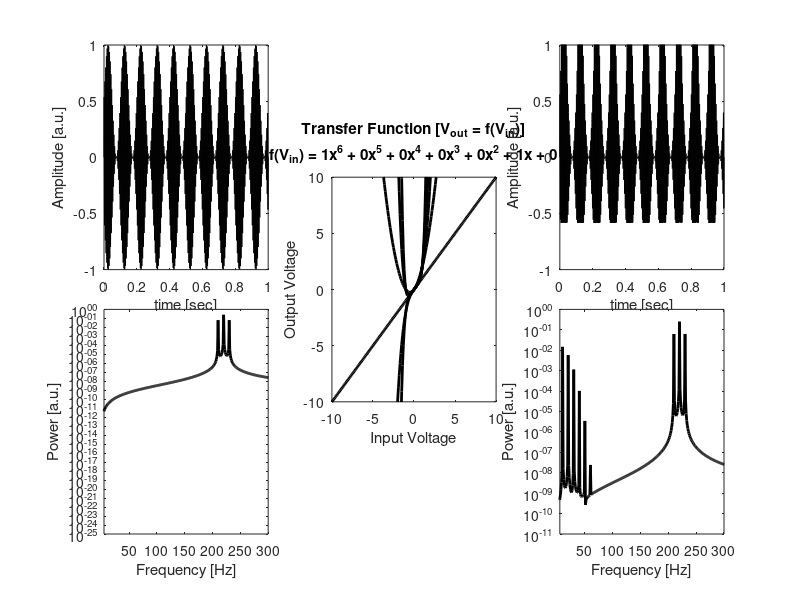
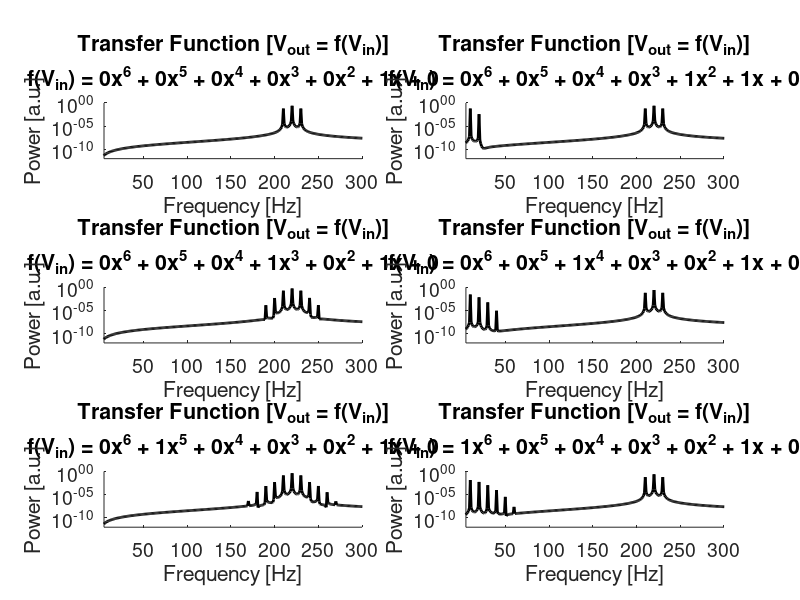

Write MATLAB code to recreate these figures, in order.
clear;
close all;
clc;

SignalType = 'AM'; % TI = Temporal Interference, AM = amplitude modulation, carrier = sinewave at fc

%% create AM signal
fs          = 10000;
amp         = 1;
carrierFreq = 220;
modulFreq   = 10;
t           = linspace(0,1,fs);%from 0 to 1

time = linspace(0,1,fs);

modulSignal     = 0.5*sin(fs*2*pi*modulFreq*t) + 0.5;
carrierSignal   = sin(fs*2*pi*carrierFreq*t);
%signalIn        = carrierSignal;

%% temporal interference
f1 = 200;
f2 = 210;

sig1 = sin(fs*2*pi*f1*t);
sig2 = sin(fs*2*pi*f2*t);

switch SignalType
    case 'AM'
        signalIn        = modulSignal.*carrierSignal;
    case 'carrier'
        signalIn = carrierSignal;
    case 'TI'
        signalIn = (sig1+sig2)/2;
end
        
runPlot = figure;
summaryPlot = figure;
%% plot Input signal
coeff = 1;
for iter = 1:6
    
    ampCoeff = [0 0 0 0 0 1 0];
    
    ampCoeff(7-iter) = 1;
    
    figure(runPlot);
    set(gcf, 'position', get(0,'screensize'))
    
    %i = 5e-4;
    %for i = [0 1e-10 1e-9 1e-8 1e-7 1e-6 1e-5 1e-4 1e-3 1e-2 1e-1 1e-0]
    
    subplot(4,3,[1 4]);
    plot(time, signalIn, 'k');
    xlabel('time [sec]');
    ylabel('Amplitude [a.u.]');
    temp = signalIn;
    
    %win = window(@hamming,length(signalIn));
    %signalIn = signalIn.*win';
    
    %% Frequency spectrum of Input signal
    InpComplex          = fft(signalIn);
    Amp2                = abs(InpComplex/length(signalIn));
    InpSpect            = Amp2(1:length(signalIn)/2+1);
    InpSpect(2:end-1)   = 2*InpSpect(2:end-1);
    Freq                = fs*(0:(length(signalIn)/2))/length(signalIn);
    
    InpSpect = power(InpSpect,2);
    
    signalIn = temp;
    
    %% plot Input spectrum
    subplot(4,3,[7 10]);
    plot(Freq,InpSpect, 'k', 'LineWidth', 2); xlim([5 300]);
    set(gca, 'YScale', 'log');
    xlabel('Frequency [Hz]');
    ylabel('Power [a.u.]');
    %% create transfer function
    testInput = [-20:0.1:20];
    
    transF = polyval(ampCoeff, testInput);
    
    formulaString = 'f(V_i_n) = ';
    for i = 1:length(ampCoeff)
        if ampCoeff(i) < 0
            
            if length(ampCoeff)-i == 1
                formulaString = [formulaString, ' - ', num2str(abs(ampCoeff(i))) 'x'];
            elseif length(ampCoeff)-i == 0
                formulaString = [formulaString, ' - ', num2str(abs(ampCoeff(i)))];
            else
                formulaString = [formulaString, ' - ', num2str(abs(ampCoeff(i))) 'x^', num2str(length(ampCoeff)-i)];
            end
            
        elseif i == 1
            formulaString = [formulaString, num2str(abs(ampCoeff(i))) 'x^', num2str(length(ampCoeff)-i)];
        else
            if length(ampCoeff)-i == 1
                formulaString = [formulaString, ' + ', num2str(abs(ampCoeff(i))) 'x'];
            elseif length(ampCoeff)-i == 0
                formulaString = [formulaString, ' + ', num2str(abs(ampCoeff(i)))];
            else
                formulaString = [formulaString, ' + ', num2str(abs(ampCoeff(i))) 'x^', num2str(length(ampCoeff)-i)];
            end
        end
        
    end
    
    
    
    subplot(4,3,[5 8]);
    plot(testInput,transF, 'k', 'LineWidth', 2); hold on; ylim([-10 10]); xlim([-10 10]);
    %plot([-amp amp; -amp amp], [-100 -100; 100 100], 'r--', 'LineWidth', 2);
    %plot([-100 -100; 100 100],[-amp amp; -amp amp], 'r--', 'LineWidth', 2);
    %set(gca, 'XTick', -50:10:50);
    xlabel('Input Voltage');
    ylabel('Output Voltage');
    title(sprintf(['Transfer Function [V_o_u_t = f(V_i_n)]',  '\n', formulaString ]));
    
    %% Evaluate Input signal with transfer function
    %signalOut   = 40*sigmf(signalIn,[0.1 0])-20;
    signalOut   = polyval(ampCoeff, signalIn);
    
    %% plot Output signal
    subplot(4,3,[3 6]);
    plot(time, signalOut, 'k'); ylim([-amp amp]);
    xlabel('time [sec]');
    ylabel('Amplitude [a.u.]');
    %% Frequency spectrum of Output signal
    OutpComplex          = fft(signalOut);
    Amp2                = abs(OutpComplex/length(signalOut));
    OutpSpect            = Amp2(1:length(signalOut)/2+1);
    OutpSpect(2:end-1)   = 2*OutpSpect(2:end-1);
    Freq                = fs*(0:(length(signalOut)/2))/length(signalOut);
    
    OutpSpect = power(OutpSpect,2);
    
    %% plot Output Spectrum
    subplot(4,3,[9 12]);
    plot(Freq,OutpSpect, 'k', 'LineWidth', 2); xlim([5 300]);
    set(gca, 'YScale', 'log');
    xlabel('Frequency [Hz]');
    ylabel('Power [a.u.]');
    
    pause(1)
    
%     figure;
%     plot(Freq,OutpSpect, 'k', 'LineWidth', 2); xlim([5 100]);
%     
    figure(summaryPlot);
    subplot(3,2,iter)
    plot(Freq,OutpSpect, 'k', 'LineWidth', 2); xlim([5 300]); ylim([1e-12 1]);
    set(gca, 'YScale', 'log');
    xlabel('Frequency [Hz]');
    ylabel('Power [a.u.]');
    set(gca, 'FontSize', 14, 'YTick', [1e-10 1e-5 1e-0]);
    box off;
    title(sprintf(['Transfer Function [V_o_u_t = f(V_i_n)]',  '\n', formulaString ]));
end
%delete(h);